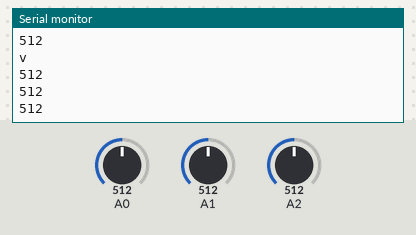
Recording of a sketch running on a simulated Arduino Uno, built with avr-gcc and run on an emulated ATmega328P. Shown: the last lines printed to the serial monitor. The inputs (shaded band) are chosen by the test bench; at power-on: A0 = 512, A1 = 512, A2 = 512.

Above: at 1.2 s.
1.3 s: A0 set to 716
At 2.0 s:
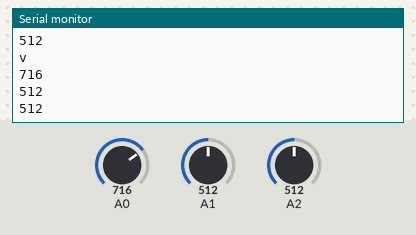
2.8 s: A1 set to 306
At 3.3 s:
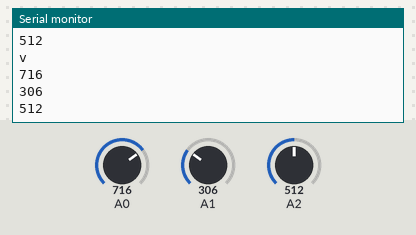
4.3 s: A2 set to 900
At 5.2 s:
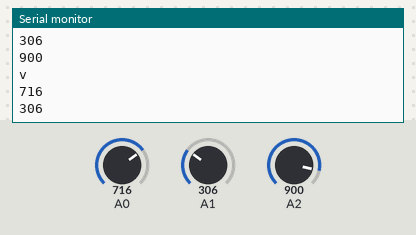
5.8 s: A2 set to 1023
At 6.7 s:
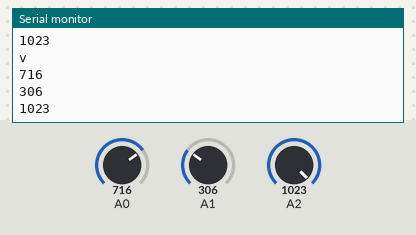
7.3 s: A1 set to 122
At 8.3 s:
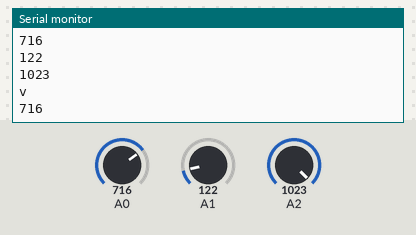
8.8 s: A0 set to 511
At 9.6 s:
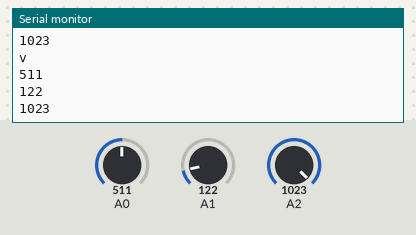
Timing chart, 0 to 11.3 s (numbered marks = the images above; inputs shaded):
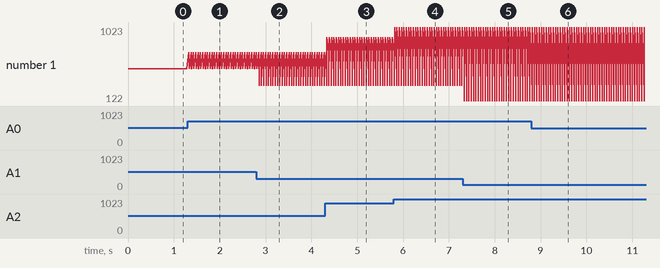

The sketch:

FlappyPV_Arduino_code.ino
```cpp
// this code gets the arduino to read three anolgue signals and print out the values.
// the python code checks for line 'v' then reads the next three lines as it's contoller inputs for 'bird', 'cat', and 'dog'.

void setup()
{
  Serial.begin(9600);
}

void loop()
{
  Serial.println("v");
  int sensorValue0 = analogRead(A0);
  Serial.println(sensorValue0);
  int sensorValue1 = analogRead(A1);
  Serial.println(sensorValue1);
  int sensorValue2 = analogRead(A2);
  Serial.println(sensorValue2);
  delay(50);
}
```

Measured:
- after the input at 1.3 s, the serial monitor: prints a new line at once (image 1)
- after the input at 2.8 s, the serial monitor: prints a new line after 0.06 s (image 2)
- after the input at 4.3 s, the serial monitor: prints a new line at once (image 3)
- after the input at 5.8 s, the serial monitor: prints a new line at once (image 4)
- after the input at 7.3 s, the serial monitor: prints a new line at once (image 5)
- after the input at 8.8 s, the serial monitor: prints a new line at once (image 6)
- plotted number 1: 512 → 900 after the input at 4.3 s, 900 → 1023 after the input at 5.8 s
